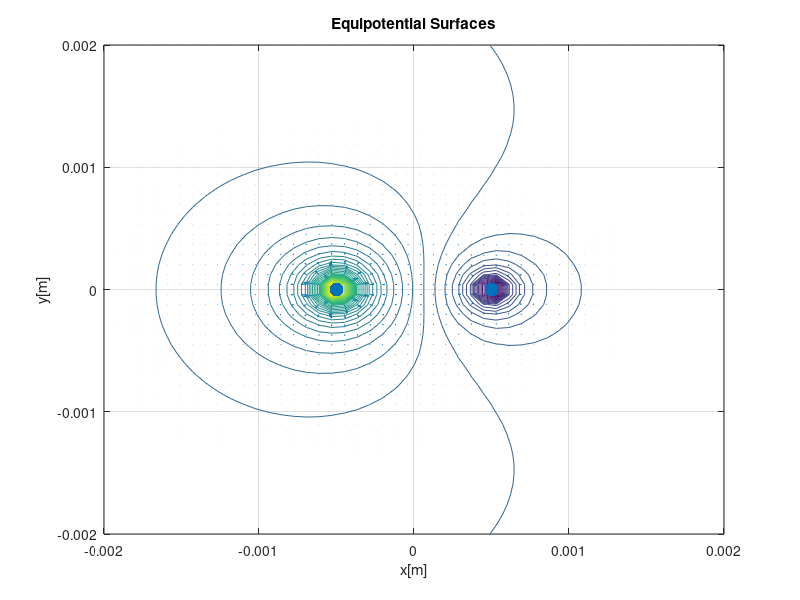
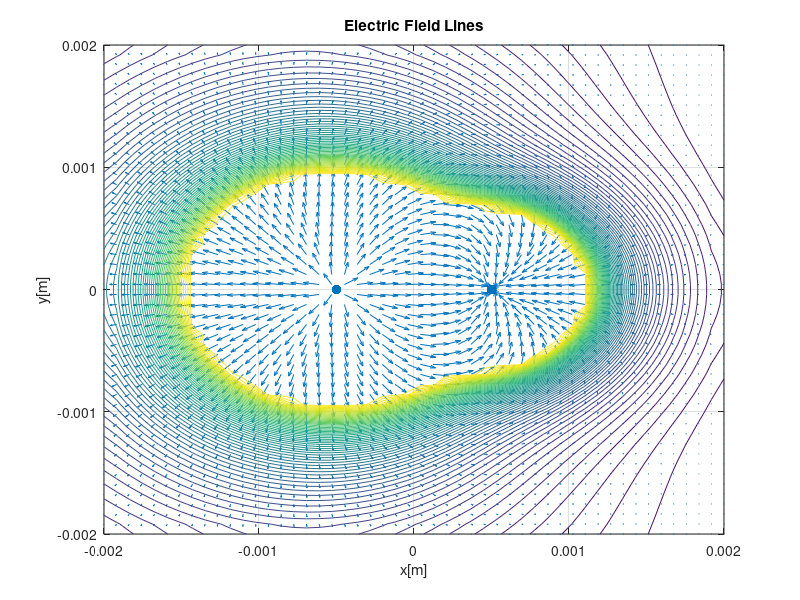

These charts were generated, in order, by the following MATLAB code:
clear;
close all;
clc;
x = linspace(-2e-3, +2e-3, 50); % Define simulation domain boundary
y = linspace(-2e-3, +2e-3, 50);
Q = 1e-6; % Q = 1 uC
C = 9e+9; % Coulomb force constant in free space
Q1 = 2*Q; % Charge and position of Q1
Q2 = -Q; % Charge and position of Q2
x_1 = -0.5e-3; % x-coordinate of Q1
x_2 = 0.5e-3; % x-coordinate of Q2
y_0 = 0; % y-coordinate of Q1
y_1 = 0; % y-coordinate of Q2
for i = 1:length(y) % Electric potential for individual Q1 at individual point
    for j = 1:length(x)
        r1 = sqrt((x(j) - x_1)^2 + (y(i) - y_0)^2);
        r2 = sqrt((x(j) - x_2)^2 + (y(i) - y_0)^2);
        V1(i, j) = (C * Q1 / r1) + (C * Q2 / r2);
    end
end
[Ex1, Ey1] = gradient(-V1); % Electric field = negative gradient of potential
E1 = sqrt(Ex1.^2 + Ey1.^2); % Scaling the arrow lengths for better visualization of field lines
max_E1 = max(max(E1));
min_E1 = min(min(E1));
E_scale1=min_E1+(max_E1-min_E1)/100;

E_x1 = Ex1;
E_y1 = Ey1;
size(E1) % why tf is it not the same size
size(E_scale1)
size(E_x1)

E_x1(E1>E_scale1) = E_x1(E1>E_scale1)./E1(E1>E_scale1)*E_scale1;
E_y1(E1>E_scale1) = E_y1(E1>E_scale1)./E1(E1>E_scale1)*E_scale1;
E_norm1 = sqrt(E_x1.^2 + E_y1.^2);

[X1, Y1] = meshgrid(x, y);
[X2, Y2] = meshgrid(x, y);

figure(1)
quiver(X1,Y1,Ex1,Ey1);

hold on;
contour(X1,Y1,V1,64);
hold on;
scatter([x_1,x_2], [y_0,y_1], 100, 'filled', 'red', 'blue');
xlabel('x[m]');
ylabel('y[m]');
title('Equipotential Surfaces');
grid on;

figure(2)
quiver(X1,Y1,E_x1,E_y1);

hold on;
contour(X1,Y1,E_norm1,64);

hold on;
scatter([x_1, x_2], [y_0, y_1], 50, 'filled', 'red', 'blue');
xlabel('x[m]');
ylabel('y[m]');
title('Electric Field Lines');
grid on;
